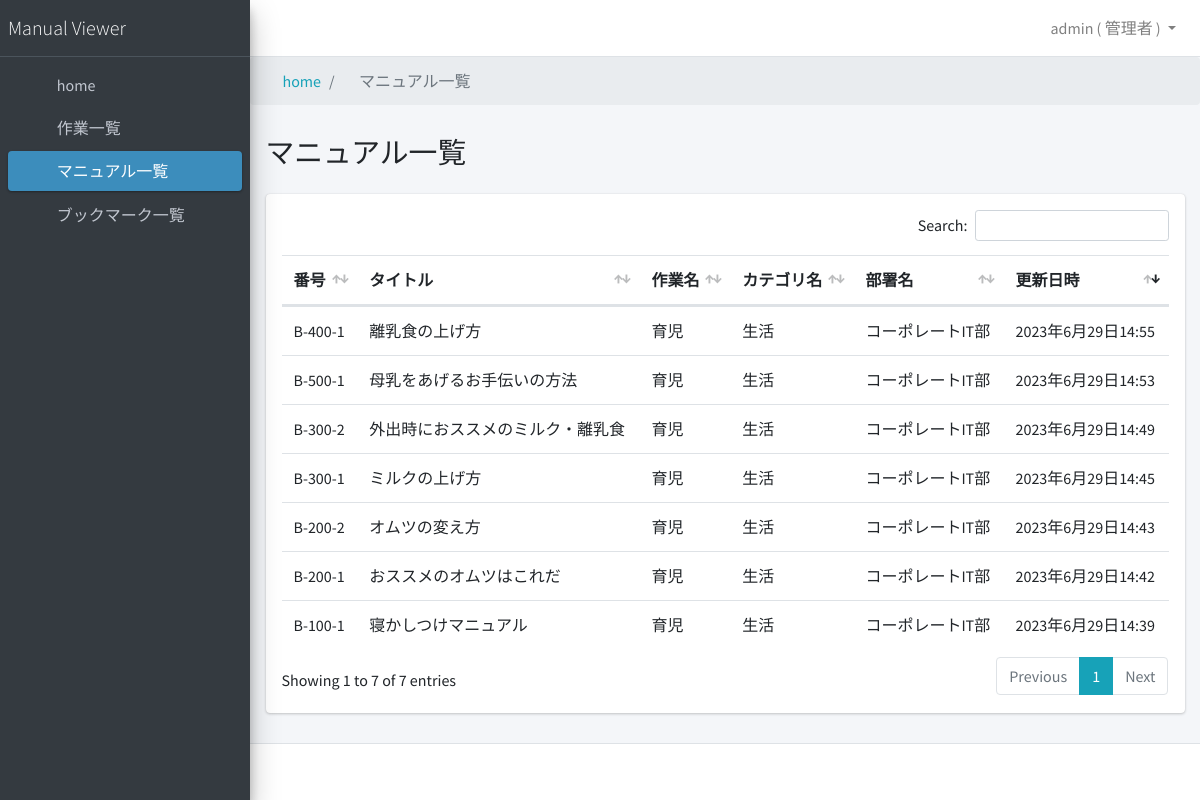
/documents/ (signed in), run on an earlier commit of the app's database.
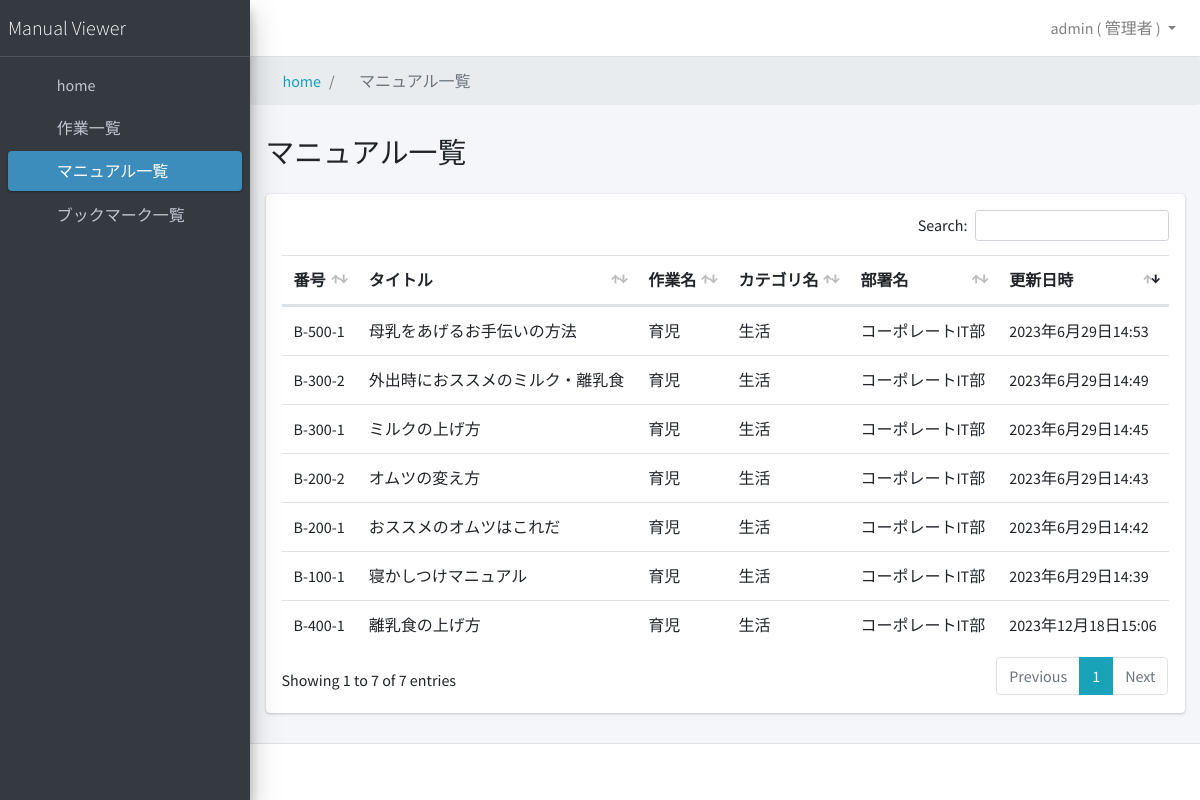
And on a later commit of the database.
### manualapp/models.py (models this page shows, shortened)
class Document(models.Model):
    document_number = models.CharField(verbose_name="ドキュメント番号", max_length=255)
    document_title = models.CharField(verbose_name="ドキュメントタイトル", max_length=255)
    document_filename = models.CharField(
        verbose_name="ドキュメントファイル名", max_length=255, null=True, blank=True
    )
    document_content = RichTextUploadingField(verbose_name="ドキュメント内容")
    created_at = models.DateTimeField(verbose_name="作成日時", auto_now_add=True)
    updated_at = models.DateTimeField(verbose_name="更新日時", auto_now=True)
    class Meta:
        verbose_name = "マニュアル"
        verbose_name_plural = "マニュアル"

### manualapp/views.py (the view, shortened to what this page needs)
# urls.py: path("documents/", DocumentListView.as_view(), name="document_list"),
class DocumentListView(LoginRequiredMixin, ListView):
    model = Document
    template_name = "document_list.html"
    context_object_name = "documents"
    def get_queryset(self):
        if self.request.user.is_staff:
            documents = Document.objects.annotate(
                department_name=F("step__task__category__department__name"),
                category_name=F("step__task__category__name"),
                task_name=F("step__task__name"),
            ).order_by("-updated_at")
        return documents.distinct()

### manualapp/templates/document_list.html (shortened to what this page needs)
{% extends 'base.html' %}
{% block breadcrumb %}
<li class="breadcrumb-item active" aria-current="page">
  <i class="far fa-file-alt mr-1"></i>マニュアル一覧
</li>
{% endblock %}
{% block content_title %}マニュアル一覧{% endblock %}
{% block content %}
<div class="row ">
  <div class="col-12">
    <div class="card">
      <div class="card-body table-responsive p-3">
        <table id="document-table" class="table table-hover text-nowrap">
          <thead>
            <tr>
              <th scope="col">番号</th>
              <th scope="col">タイトル</th>
              <th scope="col">作業名</th>
              <th scope="col">カテゴリ名</th>
              <th scope="col">部署名</th>
              <th scope="col">更新日時</th>
            </tr>
          </thead>
          <tbody>
            {% for document in documents %}
            <tr data-href="{% url 'document_detail' document.id %}">
              <td>{{ document.document_number }}</td>
              <td>{{ document.document_title }}</td>
              <td>{{ document.task_name }}</td>
              <td>{{ document.category_name }}</td>
              <td>{{ document.department_name }}</td>
              <td>{{ document.updated_at }}</td>
            </tr>
            {% empty %}
            <tr>
              <td colspan="6">該当するマニュアルがありません。</td>
            </tr>
            {% endfor %}
          </tbody>
        </table>
      </div>
    </div>
  </div>
</div>
{% endblock %}

What changed in the data, as far as the page shows it:
changed Document "離乳食の上げ方": updated_at "2023年6月29日14:55" → "2023年12月18日15:06"
